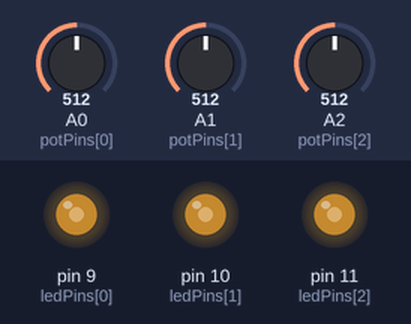
Bench run of a sketch on a simulated Arduino Uno, built with avr-gcc and run on an emulated ATmega328P. Parts: output pins drawn as LEDs (lit = HIGH). The test bench sets the inputs (shaded band); at power-on: A0 (potPins[0]) = 512, A1 (potPins[1]) = 512, A2 (potPins[2]) = 512.

Above: at 1.2 s.
1.3 s: A0 (potPins[0]) set to 716
At 2.3 s:
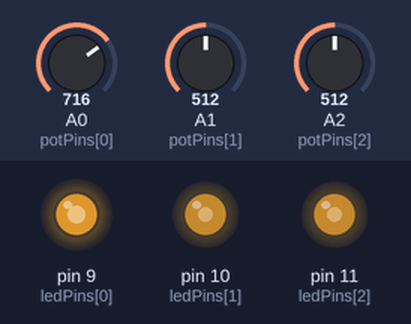
2.8 s: A1 (potPins[1]) set to 716
At 3.4 s:
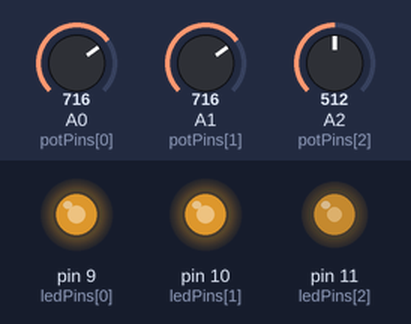
4.3 s: A2 (potPins[2]) set to 716
At 4.6 s:
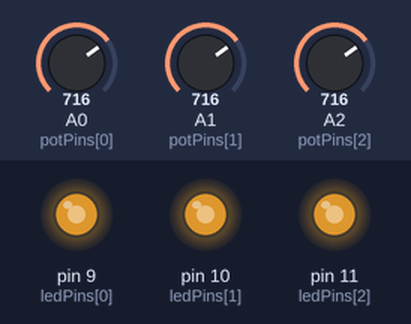
5.8 s: A0 (potPins[0]) set to 900
At 6.9 s:
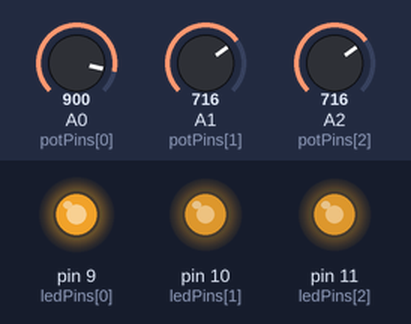
7.3 s: A1 (potPins[1]) set to 900
At 8.1 s:
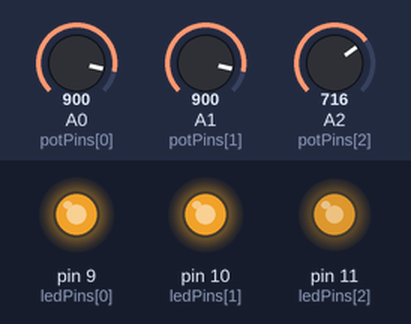
8.8 s: A2 (potPins[2]) set to 900
At 9.2 s:
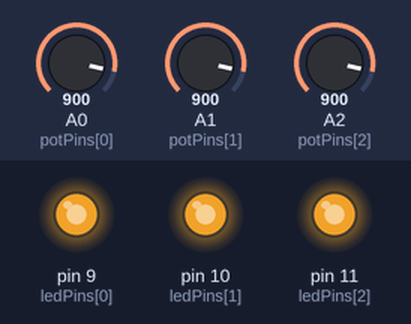
Timing chart, 0 to 11.3 s (numbered marks = the images above; inputs shaded):
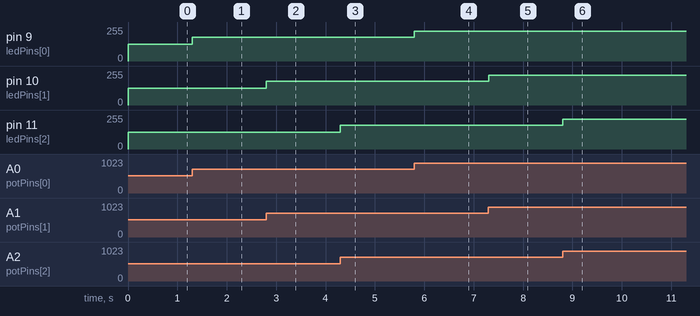

The sketch:

Homework_2.ino
```cpp
const int MAX_PINS = 3;

// LEDS
const int ledPins[3] = {9, 10, 11};

// POTENTIOMETERS
const int potPins[3] = {A0, A1, A2};

void setup() {
  // Setup pins mode
  for (int i = 0; i < MAX_PINS; i ++)
    pinMode(ledPins[i], OUTPUT);
}

void loop() {
  // Update pin value based on potentiometer value
  for (int i = 0; i < MAX_PINS; i ++)
  {
      int potValue = analogRead(potPins[i]);
      int ledValue = map(potValue, 0, 1023, 0, 255);
      analogWrite(ledPins[i], ledValue);
  }

  delay(1);
}
```

Measured:
- after the input at 1.3 s, pin 9 (ledPins[0]): 127/255 → 178/255 at once
- after the input at 2.8 s, pin 10 (ledPins[1]): 127/255 → 178/255 at once
- after the input at 4.3 s, pin 11 (ledPins[2]): 127/255 → 178/255 at once
- after the input at 5.8 s, pin 9 (ledPins[0]): 178/255 → 224/255 at once
- after the input at 7.3 s, pin 10 (ledPins[1]): 178/255 → 224/255 at once
- after the input at 8.8 s, pin 11 (ledPins[2]): 178/255 → 224/255 at once
